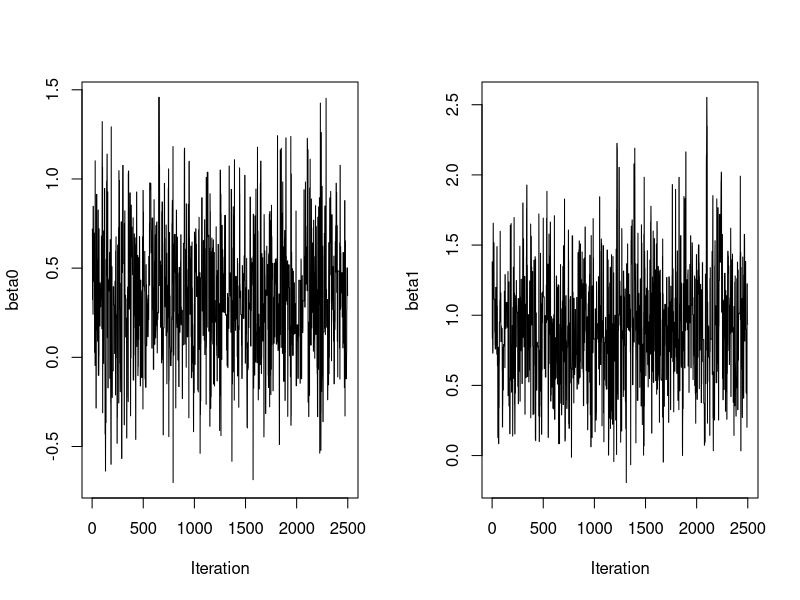
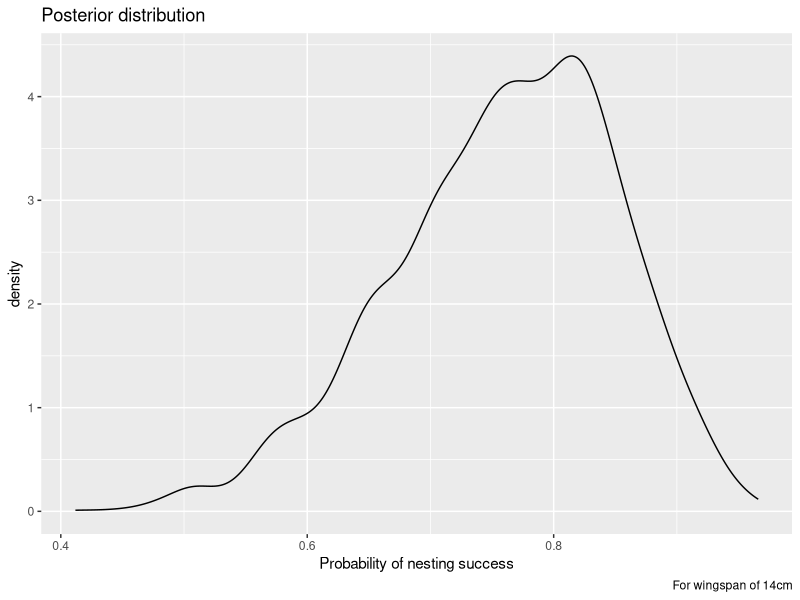

These charts were generated, in order, by the following R code:
## ---- chunk 1
library(tidyverse)
sparrow <- read_csv("../handouts/sparrows.csv")
# when fitting logistic regression, we like to standardize predictors
x <- scale(sparrow$wingspan) 
y <- sparrow$nest

# set prior values
mu0 <- 0
mu1 <- 0
sigma0 <- 5
sigma1 <- 5

# initialize
beta0 <- 0
beta1 <- 0

# get p based on initial values of beta0, beta1
p <- 1 / (1 + exp(-(beta0 + beta1 * x)))
prop_sd0 <- 1 # proposal sd for beta0
prop_sd1 <- 1 # proposal sd for beta1
S <- 5000
BETA <- matrix(NA, nrow = S, ncol= 2) 
beta_acc <- matrix(0, nrow = S, ncol = 2)  # col1 = beta0 accept, col2 = beta1 accept
set.seed(412)
for(s in 1:S){
  # propose beta0
  beta0_prop <- rnorm(1, beta0, prop_sd0)
  # evaluate p at proposed value of beta0, holding beta1 where it currently is
  p_prop <- 1/(1 + exp(- (beta0_prop + beta1 * x)))
  # get acceptance ratio (log scale)
  log_r <- sum(y*log(p_prop) + (1-y)*log(1-p_prop)) -
    (sum(y*log(p) + (1-y)*log(1-p))) +
    dnorm(beta0_prop, mu0, sigma0, log = T) - 
    dnorm(beta0, mu0, sigma0, log = T)
  # decide
  if(log(runif(1)) < log_r){
    beta0 <- beta0_prop
    p <- p_prop # update p as well!
    beta_acc[s,1] <- 1
  }
  
  # do it all again, but now for beta1
  beta1_prop <- rnorm(1, beta1, prop_sd1)
  p_prop <- 1/(1 + exp(- (beta0 + beta1_prop * x)))
  log_r <- sum(y*log(p_prop) + (1-y)*log(1-p_prop)) -
    (sum(y*log(p) + (1-y)*log(1-p))) +
    dnorm(beta1_prop, mu1, sigma1, log = T) - 
    dnorm(beta1, mu1, sigma1, log = T)
  if(log(runif(1)) < log_r){
    beta1 <- beta1_prop
    p <- p_prop
    beta_acc[s,2] <- 1
  }
  
  # store
  BETA[s,] <- c(beta0, beta1)
}
BETA <- BETA[-c(1:(S/2)),]
## ---- chunk 2
colMeans(beta_acc) # acceptance probabilities for beta0, beta1
par(mfrow = c(1,2))
plot(BETA[,1], type = "l", ylab = "beta0", xlab = "Iteration")
plot(BETA[,2], type = "l",  ylab = "beta1", xlab = "Iteration")
## ---- chunk 3
post_means <- colMeans(BETA)
post_lbs <- c(quantile(BETA[,1], 0.025), quantile(BETA[,2], 0.025))
post_ubs <- c(quantile(BETA[,1], 0.975), quantile(BETA[,2], 0.975))

tab <- data.frame(post_means, post_lbs, post_ubs) 
tab <- round(tab, 3)
rownames(tab) <- c("$\\beta_0$", "$\\beta_1$")
kableExtra::kable(tab, col.names = c("Posterior mean", "2.5\\%", "97.5\\%"),
                    row.names = T,
                  format = "latex", escape = F, booktabs = T)
## ---- chunk 4
xbar <- mean(sparrow$wingspan)
s_x <- sd(sparrow$wingspan)
xi_scaled <- (14 - xbar)/s_x # standardize wingspan of 14cm 
prob_i <- (1 + exp(-(BETA[,1] + BETA[,2] * xi_scaled)))^(-1)
## ---- chunk 5
data.frame(prob = prob_i) |>
  ggplot(aes(x = prob)) + 
  geom_density() +
  labs(x = "Probability of nesting success",
       title = "Posterior distribution",
       caption = "For wingspan of 14cm")
